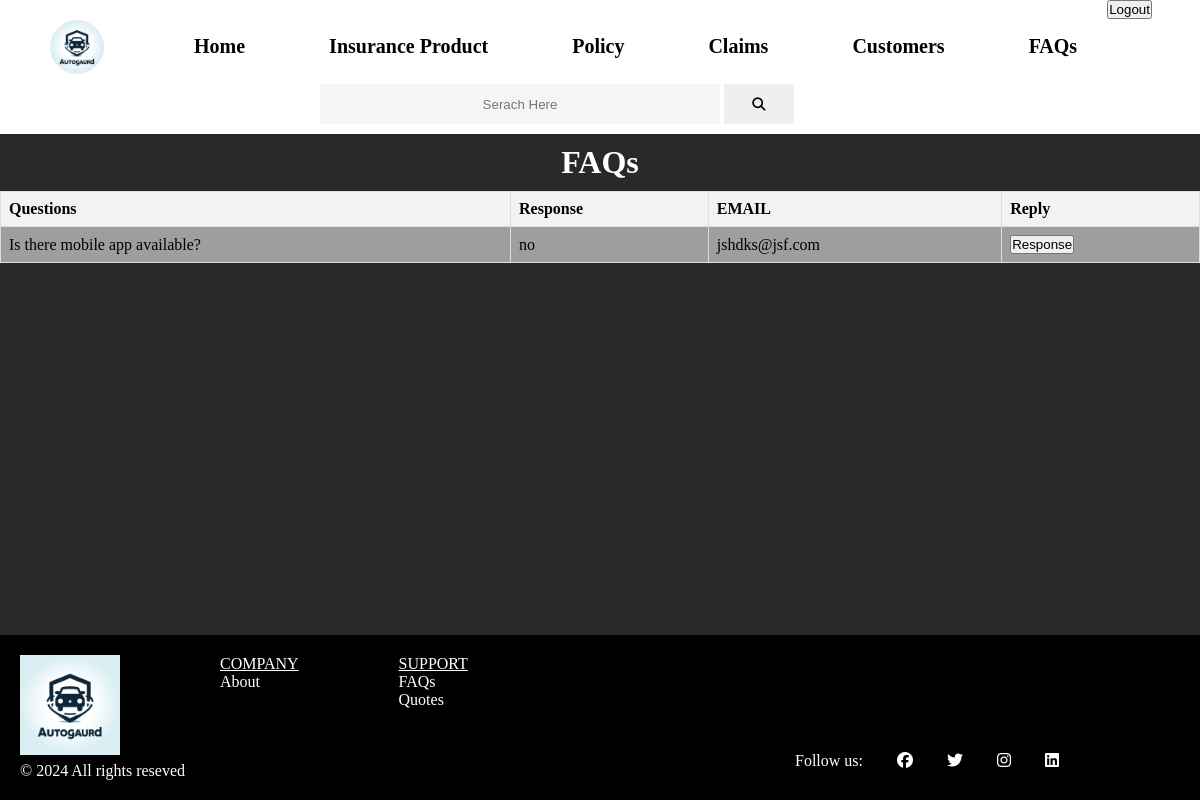
/faq.php (signed in), run on the app's committed database.
### tables this page shows
CREATE TABLE `faqs` (
  `faq_id` int(11) NOT NULL,
  `question` varchar(300) NOT NULL,
  `response` varchar(300) NOT NULL,
  `email` varchar(50) NOT NULL
);

### faq.php (the view, shortened to what this page needs)
<!DOCTYPE html>
<html lang="en">
<head>
    <link rel="stylesheet" href="styles/commonStyle.css">
    <link rel="stylesheet" href="https://cdnjs.cloudflare.com/ajax/libs/font-awesome/6.5.2/css/all.min.css"
 />
</head>
<body>
    <header>
    <?php
    if(isset($_SESSION['id'])){
        echo '<nav id="nav_bar">
        <img src="image/logo.jpg" alt="Logo" id="logo">
        <ul style="margin-left: 5vh;">
            <li><a href="home.php">Home</a></li>
            <li><a href="insurance.php">Insurance Product</a></li>
            <li><a href="policy.php">My Policy</a></li>
            <li><a href="claims.php">Claims</a></li>
            <li><a href="Payment.php">Payments</a></li>
            <li><a href="about.php">About Us</a></li>
            <li><a href="contact.php">Contact Us</a></li>
        </ul>
        <a href="user_account.php"><img src="image/profile.jpeg" alt="profile" id="profile_pic"></a>
        <form method="post" action="user.php">
        <button name="logout">Logout</button>
        </form>
        <div id="menu_iconn">
            <p><i class="fa-solid fa-bars" onclick="toggleDropdown()"></i></p>
        </div>
    </nav>';
    }
    else if(isset($_SESSION['staff'])){
        if ($_SESSION['staff']==1){
            echo '<nav id="nav_bar">
            <img src="image/logo.jpg" alt="Logo" id="logo">
            <ul style="margin-left: 5vh;">
                <li><a href="home.php">Home</a></li>
                <li><a href="staff.php">Staff Details</a></li>
                <li><a href="customer.php">Customers</a></li>
            </ul>
            <form method="post" action="register ins.php">
            <button name="logout">Logout</button>
            </form>
            <div id="menu_iconn">
                <p><i class="fa-solid fa-bars" onclick="toggleDropdown()"></i></p>
            </div>
        </nav>';
        }elseif($_SESSION['staff']==2){
            echo '<nav id="nav_bar">
        <img src="image/logo.jpg" alt="Logo" id="logo">
        <ul style="margin-left: 5vh;">
            <li><a href="home.php">Home</a></li>
            <li><a href="insurance.php">Insurance Product</a></li>
            <li><a href="policy.php">Policy</a></li>
            <li><a href="claims.php">Claims</a></li>
            <li><a href="customer.php">Customers</a></li>
            <li><a href="faq.php">FAQs</a></li>
        </ul>
        <form method="post" action="register ins.php">
        <button name="logout">Logout</button>
        </form>
        <div id="menu_iconn">
            <p><i class="fa-solid fa-bars" onclick="toggleDropdown()"></i></p>
        </div>
    </nav>';
        }
    }
    ?>
        <div class="container_1">
            <input type="text" name="search_engine" placeholder="Serach Here">
            <button><i class="fa-solid fa-magnifying-glass"></i></button>
        </div>
    </header>
    <main>
        <div class="agent_div">
            <?php
                require 'config.php';
                if($_SESSION['staff']==2){
                    $sql = "SELECT * FROM faqs ";
                $result = $con->query($sql);
                echo ' <h1>FAQs</h1><table id="faqs_table">
                <tr>
                    <th>Questions</th>
                    <th>Response</th>
                    <th>EMAIL</th>
                    <th>Reply</th>
                </tr>';
                if ($result->num_rows > 0){
                    while($row=$result->fetch_assoc())
                    {
                        echo "<tr>";
                        echo '<td>'.$row['question'].'</td><td>'.$row['response'].'</td><td>'.$row['email'].'</td><td>
                        <form method="post" action="contact.php">
                            <input type="hidden" name="rspns" value="'.$row['faq_id'].'">
                            <input type="submit" name="response" value="Response">
                        </form></td>';
                    }
                }
                echo '</table>';
                }
            ?>
            <br>
        </div>
    </main>
    <footer>
        <div class="footer_div">
            <img src="image/logo.jpg" alt="Logo">
            <ul>
                <li><u>COMPANY</u></li>
                <li><a href="about.php">About</a></li>
            </ul>
            <ul>
                <li><u>SUPPORT</u></li>
                <li><a href="faq.php">FAQs</a></li>
                <li><a href="insurance.php">Quotes</a></li>
            </ul>
        </div>
        <div class="copy_">
            <p>&copy; 2024 All rights reseved</p>
            <ul>
                <li>Follow us: </li>
                <li><a href="#"><i class="fa-brands fa-facebook"></a></i></li>
                <li><a href="#"><i class="fa-brands fa-twitter"></a></i></li>
                <li><a href="#"><i class="fa-brands fa-instagram"></a></i></li>
                <li><a href="#"><i class="fa-brands fa-linkedin"></a></i></li>
            </ul>
        </div>
    </footer>
</body>
</html>

### styles/commonStyle.css (style rules this page uses)
* { padding: 0; margin: 0; }
#nav_bar { display: flex; background-color: white; width: 100%; }
#nav_bar ul { margin-left: 75vh; margin-top: 25px; }
#nav_bar li { display: inline-block; list-style-type: none; padding-left: 30px; padding-right: 30px; padding-top: 10px; padding-bottom: 10px; margin-left: 20px; }
#nav_bar a { font-size: 20px; text-decoration: none; font-weight: bold; color: black; }
#logo { margin-top: 20px; margin-left: 50px; width: 4.5%; border-radius: 50px; }
.container_1 { background-color: white; }
.container_1 input { width: 400px; height: 40px; margin-left: 54%; margin-top: 10px; margin-bottom: 10px; border: 1px solid black; border: none; outline: none; text-align: center; background-color: whitesmoke; }
.container_1 button { margin: 0; width: 70px; height: 40px; border: none; cursor: pointer; }
body { background-color: #292929; }
.footer_div { position: fixed; display: flex; background-color: black; width: 100%; height: 125px; bottom: 0; padding: 20px; }
.footer_div img { width: 100px; height: 100px; }
.footer_div ul { margin-left: 100px; }
.footer_div li { list-style-type: none; color: white; }
.footer_div a { text-decoration: none; color: white; }
.copy_ { position: fixed; display: flex; bottom: 20px; left: 65%; }
.copy_ p { color: white; position: fixed; bottom: 20px; left: 20px; }
.copy_ li { display: inline-block; color: white; padding-left: 15px; padding-right: 15px; padding-top: 10px; padding-bottom: 10px; }
.copy_ a { color: white; }
@media screen and (max-width:1700px) { #nav_bar ul { margin-left: 50vh; margin-top: 25px; } }
@media screen and (max-width:1700px) { .container_1 input { width: 400px; height: 40px; margin-left: 85vh; margin-top: 10px; margin-bottom: 10px; border: 1px solid black; border: none; outline: none; text-align: center; background-color: whitesmoke; } }
.agent_div table { border-collapse: collapse; width: 100%; }
.agent_div th, td { border: 1px solid #dddddd; text-align: left; padding: 8px; }
.agent_div th { background-color: #f2f2f2; }
.agent_div tr:nth-child(even) { background-color: #9f9d9d; }
.agent_div tr { background-color: #cbc9c9; }
.agent_div h1 { color: white; top: auto; text-align: center; margin: 10px; ; }
@media screen and (max-width:1400px) { #nav_bar ul { margin-left: 15vh; margin-top: 25px; } }
@media screen and (max-width:1400px) { .container_1 input { width: 400px; height: 40px; margin-left: 40vh; margin-top: 10px; margin-bottom: 10px; border: 1px solid black; border: none; outline: none; text-align: center; background-color: whitesmoke; } }

### data on the page
faqs: question "Is there mobile app available?", response "no", email "jshdks@jsf.com"
